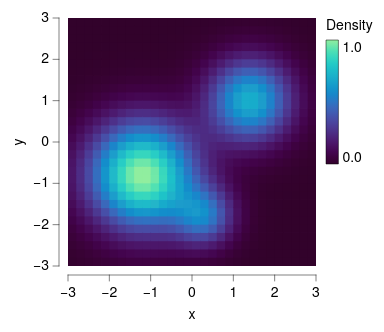

Describe this chart as a Vega-Lite specification.
### Vega-Lite specification from a JSON file in a GitHub repository (floating-point values rounded to 4 significant figures; data arrays with more than 128 entries replaced by an {"elided": "..."} marker saying what was removed)
{"background": null, "config": {"arc": {"fill": "#DBDBDB", "fillOpacity": 1.0, "innerRadius": 31.0, "padAngle": 0.03, "stroke": "black", "strokeOpacity": 1, "strokeWidth": 0.25}, "area": {"fill": "#DBDBDB", "fillOpacity": 1.0, "stroke": "black", "strokeOpacity": 1, "strokeWidth": 0.25}, "axis": {"domain": true, "domainCap": "round", "domainColor": "black", "domainWidth": 0.25, "grid": false, "gridCap": "round", "gridColor": "#F1F1F1", "gridDash": [0, 0], "gridOpacity": 1.0, "gridWidth": 0.25, "labelColor": "black", "labelFont": "Helvetica Neue, HelveticaNeue, Helvetica, Arial, sans-serif", "labelFontSize": 7, "labelFontStyle": "normal", "labelFontWeight": 400, "offset": 4.5, "ticks": true, "tickCap": "round", "tickColor": "black", "tickRound": false, "tickSize": 3, "tickWidth": 0.25, "titleColor": "black", "titleFont": "Helvetica Neue, HelveticaNeue, Helvetica, Arial, sans-serif", "titleFontSize": 7, "titleFontStyle": "normal", "titleFontWeight": 400}, "axisX": {"domain": true, "labelAlign": "center", "labelAngle": 0, "labels": true, "ticks": true, "translate": 0}, "axisY": {"domain": true, "labelAlign": "right", "labelAngle": 0, "labels": true, "ticks": true, "translate": 0}, "axisRight": {"domain": true, "labelAlign": "left", "labelAngle": 0, "labels": true, "ticks": true, "translate": 0}, "axisTop": {"domain": true, "labelAlign": "center", "labelAngle": 0, "labels": true, "ticks": true, "translate": 0}, "axisBand": {"tickOffset": 0}, "bar": {"fill": "#DBDBDB", "fillOpacity": 1.0, "stroke": "black", "strokeOpacity": 1, "strokeWidth": 0.25}, "boxplot": {"size": 11.16, "ticks": {"cornerRadius": 0.25, "fill": "black", "opacity": 1, "size": 5.58, "thickness": 0.25}, "box": {"fillOpacity": 1.0, "stroke": "black", "strokeOpacity": 1, "strokeWidth": 0.25}, "median": {"cornerRadius": 0, "fill": "black", "fillOpacity": 1.0, "opacity": 1, "size": 11.16, "thickness": 0.25}, "rule": {"fill": "black", "fillOpacity": 1.0, "size": 12.4, "stroke": "black", "strokeDash": [0, 0], "strokeOpacity": 1, "strokeWidth": 0.25}, "outliers": {"color": "black", "fill": "black", "fillOpacity": 1.0, "size": 0, "stroke": "black", "strokeOpacity": 1, "strokeWidth": 0.25}}, "circle": {"fill": "black", "fillOpacity": 1.0, "size": 1.55, "stroke": null, "strokeOpacity": 1, "strokeWidth": 0.25}, "errorband": {"band": {"fillOpacity": 0.6, "stroke": null, "strokeWidth": 0.25, "strokeOpacity": 1}, "borders": {"opacity": 0, "strokeOpacity": 0.25, "strokeWidth": 1}}, "errorbar": {"opacity": 1, "rule": {"strokeDash": [0, 0], "strokeWidth": 0.25}, "ticks": {"color": "black", "cornerRadius": 0.125, "opacity": 1, "size": 7.44, "thickness": 0.25}, "thickness": 0.25}, "font": "Helvetica Neue, HelveticaNeue, Helvetica, Arial, sans-serif", "geoshape": {"fill": "#DBDBDB", "fillOpacity": 1.0, "stroke": "black", "strokeOpacity": 1, "strokeWidth": 0.25}, "header": {"labelColor": "black", "labelFont": "Helvetica Neue, HelveticaNeue, Helvetica, Arial, sans-serif", "labelFontSize": 7, "labelFontStyle": "normal", "labelFontWeight": 400, "titleColor": "black", "titleFont": "Helvetica Neue, HelveticaNeue, Helvetica, Arial, sans-serif", "titleFontSize": 7, "titleFontStyle": "normal", "titleFontWeight": 400, "titlePadding": 0}, "legend": {"disable": false, "offset": 4.5, "titlePadding": 4, "labelOffset": 2, "gradientLabelOffset": 2, "gradientLength": 62.0, "gradientThickness": 6.2, "gradientOpacity": 1.0, "gradientStrokeColor": "black", "gradientStrokeWidth": 0.25, "labelColor": "black", "labelFont": "Helvetica Neue, HelveticaNeue, Helvetica, Arial, sans-serif", "labelFontSize": 7, "labelFontStyle": "normal", "labelFontWeight": 400, "strokeColor": "black", "strokeWidth": 0, "symbolSize": 42, "symbolStrokeColor": "black", "symbolStrokeWidth": 0.25, "titleColor": "black", "titleFont": "Helvetica Neue, HelveticaNeue, Helvetica, Arial, sans-serif", "titleFontSize": 7, "titleFontStyle": "normal", "titleFontWeight": 400}, "line": {"color": "black", "stroke": "black", "strokeCap": "butt", "strokeDash": [0, 0], "strokeOpacity": 1, "strokeWidth": 0.5}, "point": {"filled": true, "fill": "#DBDBDB", "fillOpacity": 1.0, "size": 6.2, "stroke": "black", "strokeOpacity": 1, "strokeWidth": 0.25}, "range": {"category": ["#5CA7B1", "#B7D0EE", "#B7B3E4", "#B3DAB5", "#F5E1B3", "#3D727B", "#809DC7", "#867DAC", "#80A988", "#CBB17A", "#204148", "#546B94", "#584C77", "#507B5F", "#9D824D"], "diverging": {"scheme": ["#6F572A", "#876E43", "#9E875F", "#B5A17F", "#CABBA2", "#DCD6CC", "#F4F1E9", "#C9D7DA", "#9DBFC6", "#78A5AF", "#558B96", "#36717C", "#1A5762"]}, "heatmap": {"scheme": ["#32022B", "#43044D", "#4C196E", "#4D338C", "#484DA6", "#3A68BB", "#1D83CA", "#1D9CCB", "#23B5C9", "#28CDC5", "#4DE0B4", "#91EE9F"]}, "ordinal": {"scheme": ["#F1F1F1", "#DBDBDB", "#C6C6C6", "#B2B2B2", "#9D9D9D", "#898989", "#767676", "#636363", "#515151", "#404040", "#2F2F2F", "#1F1F1F"]}, "ramp": {"scheme": ["#32022B", "#43044D", "#4C196E", "#4D338C", "#484DA6", "#3A68BB", "#1D83CA", "#1D9CCB", "#23B5C9", "#28CDC5", "#4DE0B4", "#91EE9F"]}}, "rule": {"color": "black", "stroke": "black", "strokeCap": "round", "strokeDash": [2, 2], "strokeOpacity": 1, "strokeWidth": 0.25}, "scale": {"bandPaddingInner": 0.1, "bandPaddingOuter": 0.1, "round": false}, "rect": {"fill": "#DBDBDB", "fillOpacity": 1.0, "stroke": "black", "strokeOpacity": 1, "strokeWidth": 0.25}, "square": {"fill": "#DBDBDB", "fillOpacity": 1.0, "size": 12.4, "stroke": "black", "strokeOpacity": 1, "strokeWidth": 0.25}, "text": {"color": "black", "font": "Helvetica Neue, HelveticaNeue, Helvetica, Arial, sans-serif", "fontSize": 7, "fontStyle": "normal", "fontWeight": 400}, "tick": {"color": "black", "cornerRadius": 0.125, "opacity": 1.0, "size": 11.16, "thickness": 0.25}, "title": {"anchor": "middle", "frame": "group", "color": "black", "font": "Helvetica Neue, HelveticaNeue, Helvetica, Arial, sans-serif", "fontSize": 7, "fontStyle": "normal", "fontWeight": 400, "subtitleColor": "black", "subtitleFont": "Helvetica Neue, HelveticaNeue, Helvetica, Arial, sans-serif", "subtitleFontSize": "Helvetica Neue, HelveticaNeue, Helvetica, Arial, sans-serif", "subtitleFontStyle": "normal", "subtitleFontWeight": 400}, "trail": {"color": "black", "opacity": 1, "size": 0.5}, "view": {"continuousWidth": 124, "continuousHeight": 124, "discreteWidth": 124, "discreteHeight": 124, "fill": null, "stroke": null, "strokeWidth": 0.25}}, "data": {"name": "data-ba0412ef80218ea38e3c8f5f8b522309"}, "mark": {"type": "rect", "clip": true, "stroke": null}, "encoding": {"color": {"field": "density", "title": "Density", "type": "quantitative"}, "x": {"axis": {"values": [-3, -2, -1, 0, 1, 2, 3]}, "field": "x0", "scale": {"domain": [-3, 3], "nice": false}, "title": "x", "type": "quantitative"}, "x2": {"field": "x1"}, "y": {"axis": {"values": [-3, -2, -1, 0, 1, 2, 3]}, "field": "y0", "scale": {"domain": [-3, 3], "nice": false}, "title": "y", "type": "quantitative"}, "y2": {"field": "y1"}}, "$schema": "https://vega.github.io/schema/vega-lite/v6.4.1.json", "datasets": {"data-ba0412ef80218ea38e3c8f5f8b522309": {"elided": "900 records"}}}
